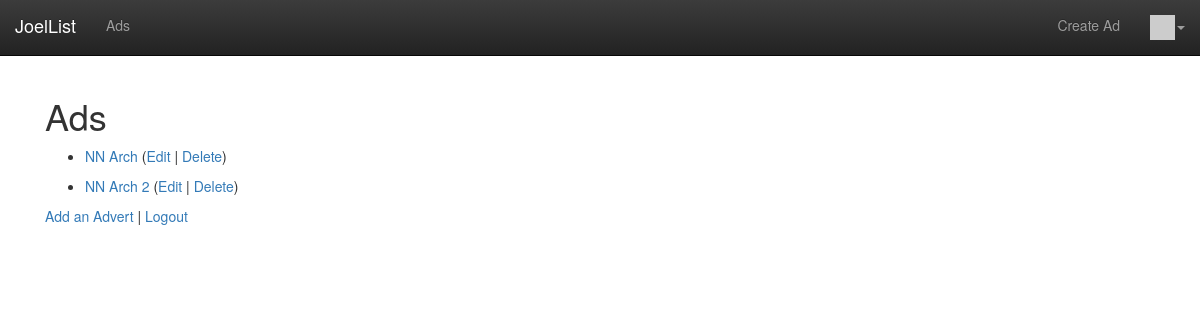
The app's page /ads/ (signed in) with its own data.
### ads/models.py (models this page shows, shortened)
class Ad(models.Model) :
    title = models.CharField(
            max_length=200,
            validators=[MinLengthValidator(2, "Title must be greater than 2 characters")]
    )
    price = models.DecimalField(max_digits=7, decimal_places=2, null=True)
    text = models.TextField()
    picture = models.BinaryField(null=True, editable=True)
    content_type = models.CharField(max_length=256,null=True,help_text='The MIME type of the file')
    owner = models.ForeignKey(settings.AUTH_USER_MODEL, on_delete=models.CASCADE)
    created_at = models.DateTimeField(auto_now_add=True)
    updated_at = models.DateTimeField(auto_now=True)

### ads/views.py (the view)
# urls.py: path('', views.AdListView.as_view()),
class AdListView(OwnerListView,View):
    model = Ad
    template_name = "ads/ad_list.html"

### home/context_processors.py (called while the page is built)
def settings(request):
    return {
        'settings': django_settings,
    }

### home/templatetags/app_tags.py (called while the page is built)
@register.filter(name='gravatar')
def gravatar(user, size=35):
    email = str(user.email.strip().lower()).encode('utf-8')
    email_hash = md5(email).hexdigest()
    url = "//www.gravatar.com/avatar/{0}?s={1}&d=identicon&r=PG"
    return url.format(email_hash, size)

### ads/templates/ads/ad_list.html (shortened to what this page needs)
{% extends "base_menu.html" %}
{% block content %}
<h1>Ads</h1>
<p>
{% if ad_list %}
<ul>
  {% for ad in ad_list %}
    <li>
        <a href="{% url 'ads:ad_detail'  ad.id %}">{{ ad.title }}</a>
        {% if ad.owner == user %}
        (<a href="{% url 'ads:ad_update' ad.id %}">Edit</a> |
        <a href="{% url 'ads:ad_delete' ad.id %}">Delete</a>)
        {% endif %}
        </p>
    </li>
  {% endfor %}
{% else %}
  <p>There are no pics in the database.</p>
{% endif %}
<p>
<a href="{% url 'ads:ad_create' %}">Add an Advert</a> |
{% if user.is_authenticated %}
<a href="{% url 'logout' %}?next={% url 'ads:all' %}">Logout</a>
{% else %}
<a href="{% url 'login' %}?next={% url 'ads:all' %}">Login</a>
{% endif %}
</p>
{% endblock %}

### home/templates/base_menu.html (shortened to what this page needs)
{% extends "base_bootstrap.html" %}
{% block navbar %}
{% load app_tags %}
<nav class="navbar navbar-dark fixed-top navbar-inverse navbar-static-top" >
  <div class="container-fluid" >
    <div class="navbar-header">
        <a class="navbar-brand" href="/">{{ settings.APP_NAME }}</a>
    </div>
    <ul class="nav navbar-nav" >
      {% url 'ads' as ads %}
      <li {% if request.get_full_path == ads %}class="active"{% endif %}>
          <a href="{% url 'ads:all' %}">Ads</a></li>
    </ul>
    <ul class="nav navbar-nav navbar-right">
        {% if user.is_authenticated %}
        <li>
        <a href="{% url 'ads:ad_create' %}">Create Ad</a>
        </li>
        <li class="dropdown">
            <a href="#" data-toggle="dropdown" class="dropdown-toggle">
                <img style="width: 25px;" src="{{ user|gravatar:60 }}"/><b class="caret"></b>
            </a>
        </li>
        {% else %}
        <li>
        <a href="{% url 'login' %}?next={% url 'ads:all' %}">Login</a>
        </li>
        {% endif %}
    </ul>
  </div>
</nav>
{% endblock %}

### home/templates/base_bootstrap.html (shortened to what this page needs)
<!DOCTYPE html>
<html>
<head>
<link rel="stylesheet"
    href="https://maxcdn.bootstrapcdn.com/bootstrap/3.4.0/css/bootstrap.min.css"
>
<link rel="stylesheet"
    href="https://maxcdn.bootstrapcdn.com/bootstrap/3.4.0/css/bootstrap-theme.min.css"
>
<link rel="stylesheet"
    href="https://code.jquery.com/ui/1.12.1/themes/ui-lightness/jquery-ui.css"
>
<link rel="stylesheet" href="https://use.fontawesome.com/releases/v5.8.1/css/all.css">
<link rel="stylesheet" href="https://use.fontawesome.com/releases/v5.8.1/css/v4-shims.css">
</head>
<body>
{% block navbar %} {% endblock %}
<div class="container-fluid"  style="margin-left: 30px;margin-right: 30px" >
<div class="row">
    <div class="col-md-12" >
    {% block content %}
    {% endblock %}
    </div>
</div>
</div>
</body>
</html>

### records on screen
Ad: title "NN Arch", shows "Edit"
Ad: title "NN Arch 2", shows "Edit"

### other values on screen
{{ settings.APP_NAME }} "JoelList"
